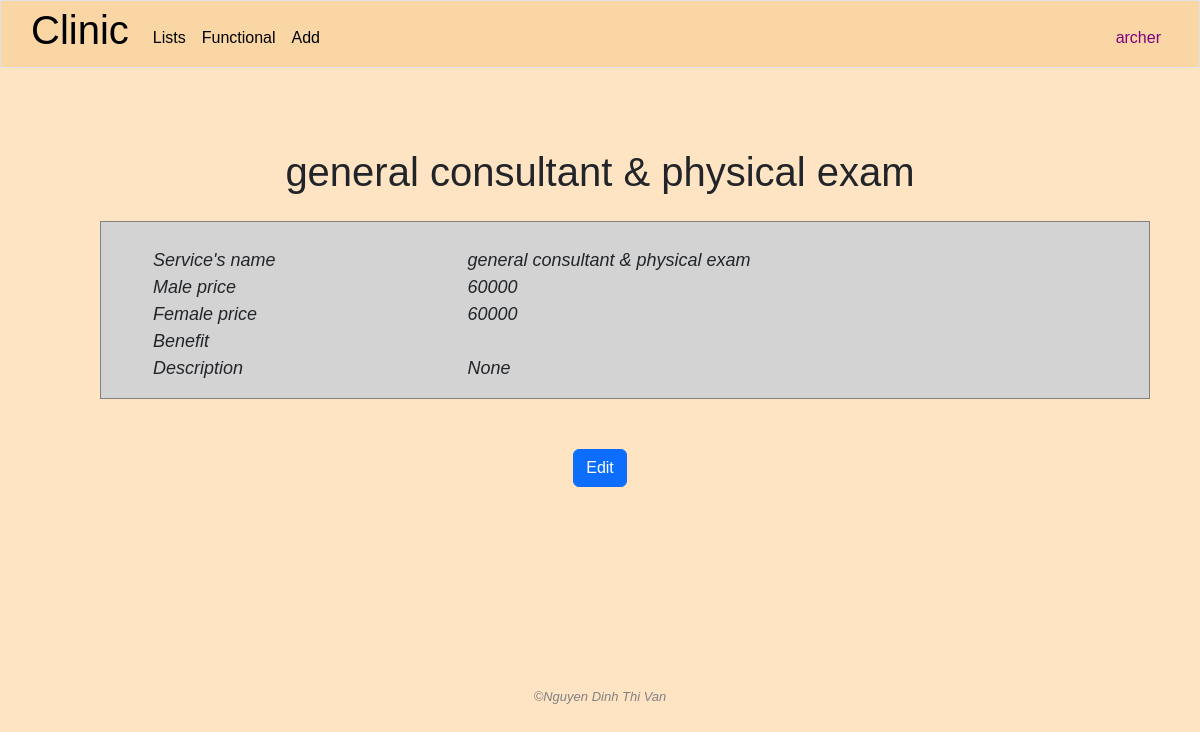
Before: /service_detail/1 (signed in) with the older database file.
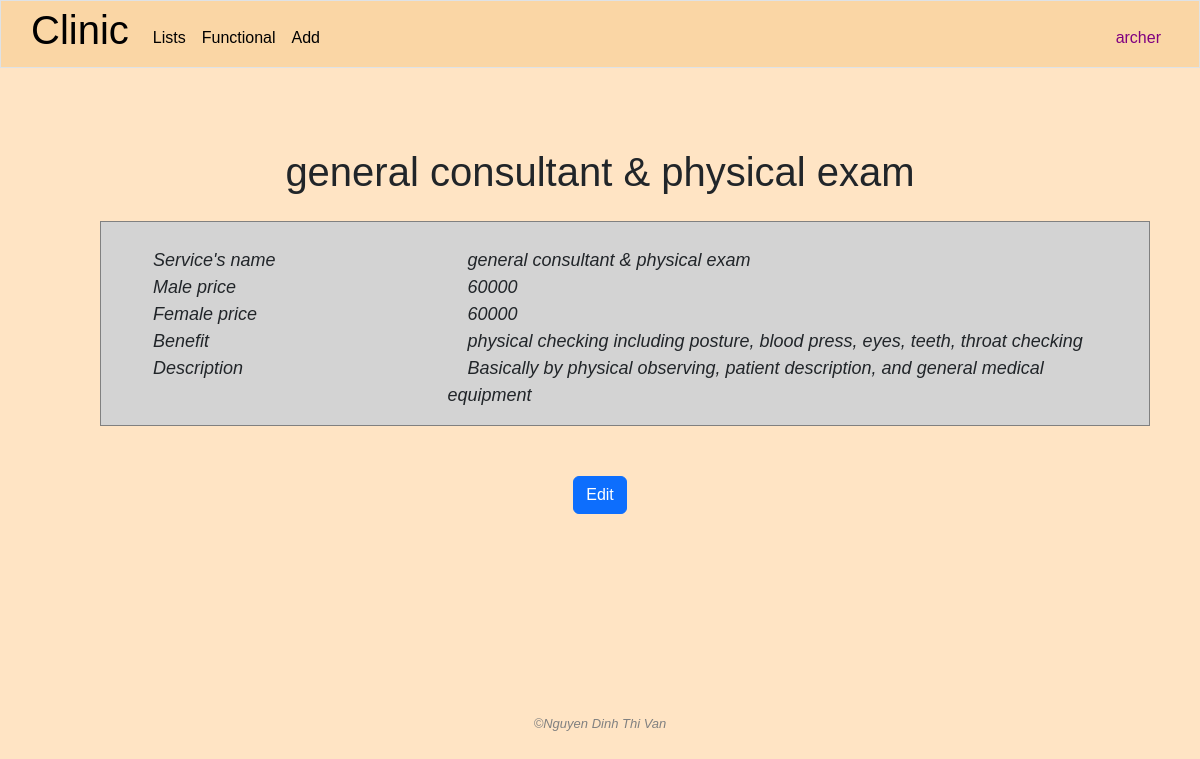
After: the same page with the newer database file.
### clinic/models.py (models this page shows, shortened)
class Service(models.Model):
    name = models.CharField(max_length=255)
    benefit = models.TextField(blank=True)
    male_price = models.IntegerField(blank=True, null=True)
    female_price = models.IntegerField(blank=True, null=True)
    description = models.TextField(blank=True, null=True)
    created_by = models.ForeignKey(User, blank=True, null=True, on_delete=models.CASCADE, related_name='add_services')
    modified_by = models.ForeignKey(User, blank=True, null=True, on_delete=models.CASCADE, related_name='modified_services')

### clinic/views.py (the view)
# urls.py: path('service_detail/<int:service_id>', views.service_detail, name='service_detail'),
@login_required
@csrf_exempt
def service_detail(request, service_id):
    if request.method == 'POST':
        if request.user.management_right_level < 3:
            request.session['nay_message'] = 'You do not have the right to edit'
            return HttpResponseRedirect(reverse('index'))
        data = json.loads(request.body)
        if data.get('new-name') is not None:
            try:
                service = Service.objects.get(pk=service_id)
                service.name = data['new-name']
                service.male_price = data['new-male-price']
                service.female_price = data['new-female-price']
                service.benefit = data['new-benefit']
                service.description = data['new-description']
                service.modified_by = request.user
                service.save()
                return JsonResponse({'message': 'Changes saved'}, status=200)
            except Service.DoesNotExist:
                return JsonResponse({'error': 'Service does not exist in database'}, status=400)
    else:
        try:
            service = Service.objects.get(pk=service_id)
            return render(request, "clinic/service_detail.html", {
                "service": service
            })
        except Service.DoesNotExist:
            request.session['nay_message'] = 'Service does not exist'
            return HttpResponseRedirect(reverse('index'))

### clinic/templates/clinic/service_detail.html (shortened to what this page needs)
{% extends "clinic/layout.html" %}
{% load static %}
{% block main %}
    <h1 class="text-center">{{ service.name }}</h1>
    <div class="my-service-detail-container">
        <div class="field-name">
            <ul class="no-bullet">
                <li><i class="i-left">Service's name</i></li>
                <li><i class="i-left">Male price</i></li>
                <li><i class="i-left">Female price</i></li>
                <li><i class="i-left">Benefit</i></li>
                <li><i class="i-left">Description</i></li>
            </ul>
        </div>
        <div class="field-value" id="original-value" data-service_id="{{ service.id }}">
            <ul class="no-bullet">
                <li><i class="i-left" id="service-name" data-service_name="{{ service.name }}">{{ service.name }}</i></li>
                <li><i class="i-left" id="service-male-price" data-service_male_price="{{ service.male_price }}">{{ service.male_price }}</i></li>
                <li><i class="i-left" id="service-female-price" data-service_female_price="{{ service.female_price }}">{{ service.female_price }}</i></li>
                <li><i class="i-left" id="service-benefit" data-service_benefit="{{ service.benefit }}">{{ service.benefit }}</i></li>
                <li><i class="i-left" id="service-description" data-service_description="{{ service.description }}">{{ service.description }}</i></li>
            </ul>
        </div>
    </div>
    {% if user.management_right_level >= 2 %}
        <div class="text-center">
            <button class="btn btn-primary" id="edit-btn">
                Edit
            </button>
        </div>
    {% endif %}
{% endblock %}

Changed rows visible on the page:
changed Service "general consultant & physical exam": benefit (not shown) → "physical checking including posture, blood press, eyes, teeth, throat checking"; description "None" → "Basically by physical observing, patient description, and general medical equipment"
